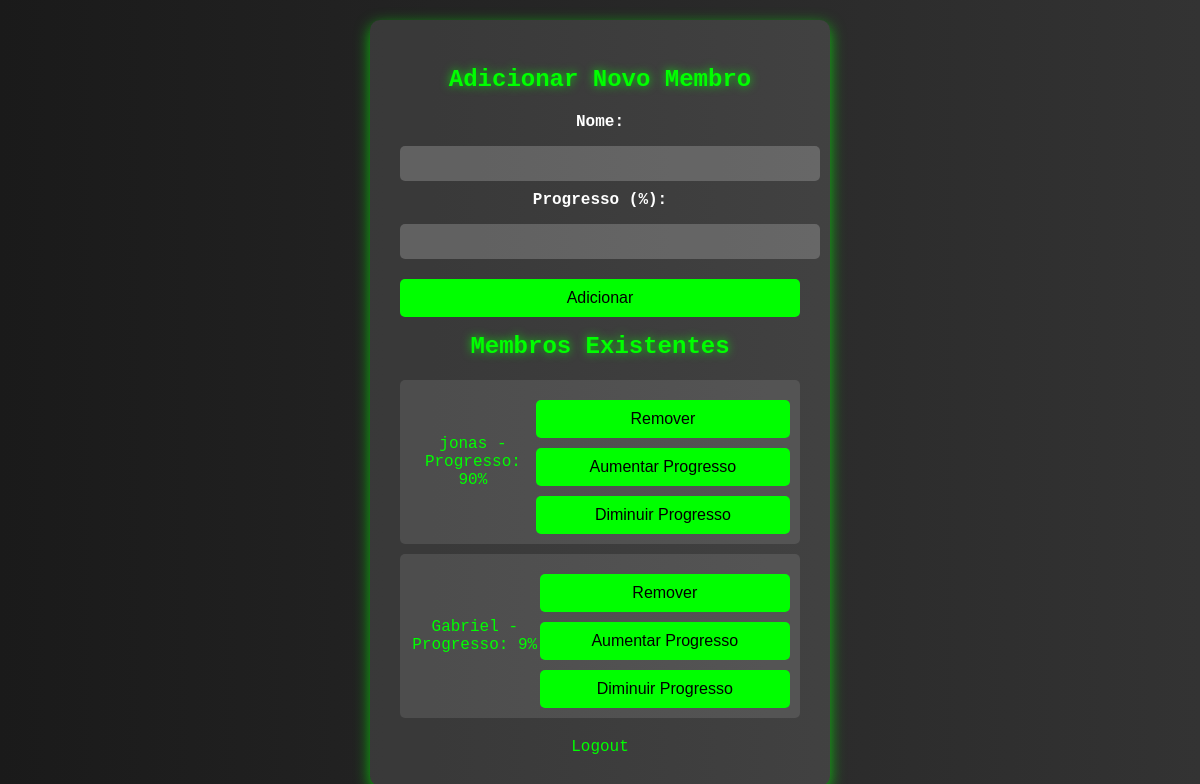
The page /adicionar (signed in) on the database as committed earlier.
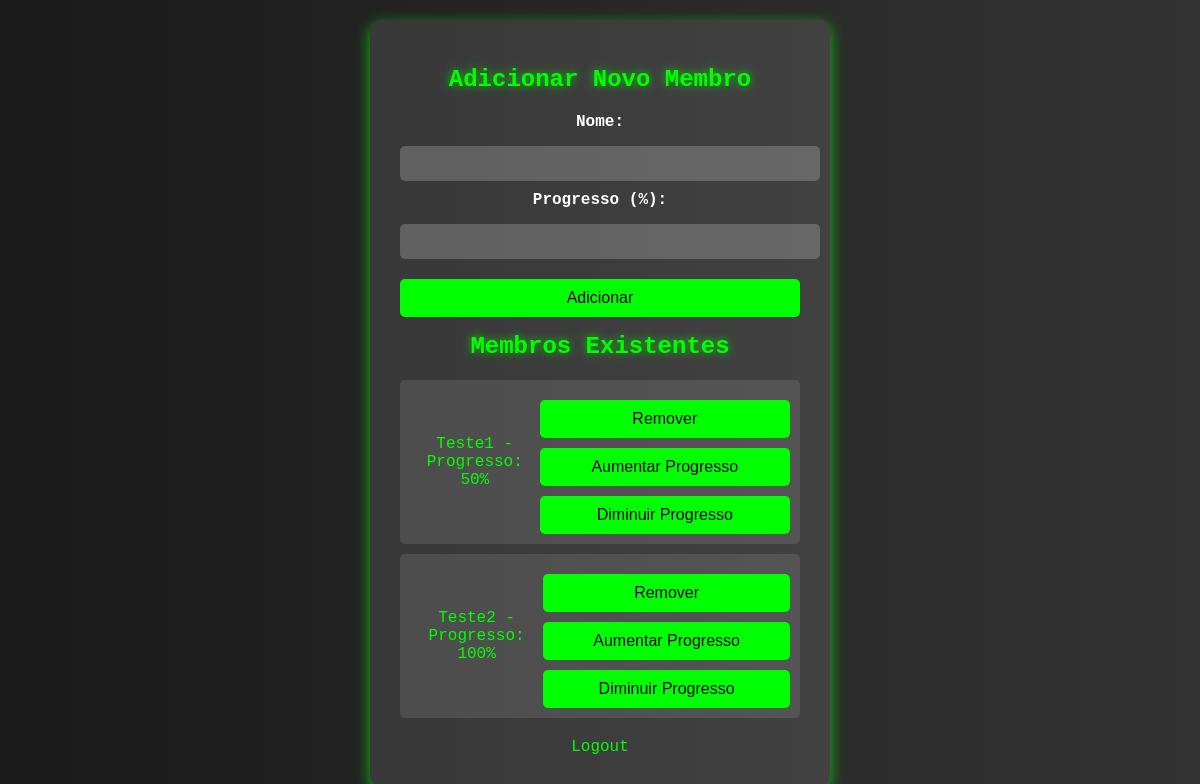
The same page on the database as committed later.
### tables this page shows
CREATE TABLE membros (
            id INTEGER PRIMARY KEY AUTOINCREMENT,
            nome TEXT NOT NULL,
            progresso INTEGER NOT NULL,
            foto TEXT
        );

### app.py (the view, shortened to what this page needs)
@app.route('/adicionar', methods=['GET', 'POST'])
def adicionar_membro():
    if 'logged_in' not in session:
        return redirect(url_for('login'))
    try:
        conn = sqlite3.connect('membros.db')
        cursor = conn.cursor()
        cursor.execute("SELECT id, nome, progresso FROM membros")
        membros = cursor.fetchall()
    except Exception as e:
        print(f"Erro ao buscar membros para adição: {e}")
        membros = []
    finally:
        conn.close()
    return render_template('adicionar_membro.html', membros=membros)

### templates/adicionar_membro.html (shortened to what this page needs)
<!DOCTYPE html>
<html lang="pt-br">
<head>
</head>
<body>
    <div class="add-member-container">
        <h1>Adicionar Novo Membro</h1>
        <form action="{{ url_for('adicionar_membro') }}" method="post">
            <label>Nome:</label>
            <input type="text" name="nome" required>
            <label>Progresso (%):</label>
            <input type="number" name="progresso" min="0" max="100" required>
            <button type="submit">Adicionar</button>
        </form>
        <h1>Membros Existentes</h1>
        <ul class="member-list">
            {% for membro in membros %}
                <li class="member-item">
                    <span>{{ membro[1] }} - Progresso: {{ membro[2] }}%</span>
                    <div class="member-actions">
                        <form action="{{ url_for('remover_membro') }}" method="post" class="action-form">
                            <button type="submit">Remover</button>
                        </form>
                        <form action="{{ url_for('aumentar_progresso') }}" method="post" class="action-form">
                            <button type="submit">Aumentar Progresso</button>
                        </form>
                        <form action="{{ url_for('diminuir_progresso') }}" method="post" class="action-form">
                            <button type="submit">Diminuir Progresso</button>
                        </form>
                    </div>
                </li>
            {% endfor %}
        </ul>
        <a href="{{ url_for('logout') }}" class="logout-link">Logout</a>
    </div>
</body>
</html>

### templates/adicionar_membro.html (style rules this page uses)
body { background: linear-gradient(to right, #1a1a1a, #333333); min-height: 100vh; display: flex; justify-content: center; align-items: flex-start; font-family: 'Courier New', Courier, monospace; color: #00ff00; margin: 0; padding: 20px; overflow-y: auto; }
.add-member-container { background: rgba(255, 255, 255, 0.1); border-radius: 10px; padding: 30px; box-shadow: 0 5px 15px rgba(0, 255, 0, 0.7); text-align: center; width: 90%; max-width: 400px; animation: fadeIn 1s ease-in-out; }
label { display: block; margin-bottom: 5px; font-weight: bold; color: #ffffff; }
input[type="text"], input[type="number"], select { width: 100%; padding: 10px; margin: 10px 0; border: none; border-radius: 5px; background-color: rgba(255, 255, 255, 0.2); color: #00ff00; transition: background-color 0.3s, transform 0.3s; }
button { background-color: #00ff00; color: black; padding: 10px; border: none; border-radius: 5px; cursor: pointer; font-size: 16px; transition: background-color 0.3s, transform 0.3s; width: 100%; margin-top: 10px; }
h1 { margin-bottom: 20px; font-size: 24px; text-shadow: 0 0 10px rgba(0, 255, 0, 0.8); animation: glow 1.5s infinite alternate; }
.member-list { list-style: none; padding: 0; }
.member-item { background: rgba(255, 255, 255, 0.1); border-radius: 5px; padding: 10px; margin: 10px 0; display: flex; justify-content: space-between; align-items: center; }
.action-form { display: inline; }
.logout-link { display: block; margin-top: 20px; color: #00ff00; text-decoration: none; transition: color 0.3s; }

Rows that differ between the two databases and show on the page:
removed membros: nome "jonas", progresso "90"
removed membros: nome "Gabriel", progresso "9"
added membros: nome "Teste1", progresso "50"
added membros: nome "Teste2", progresso "100"
